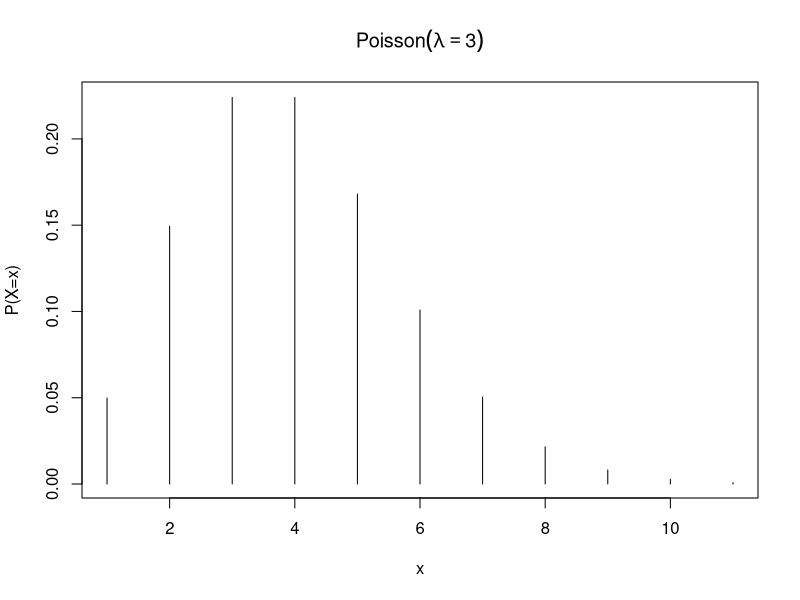
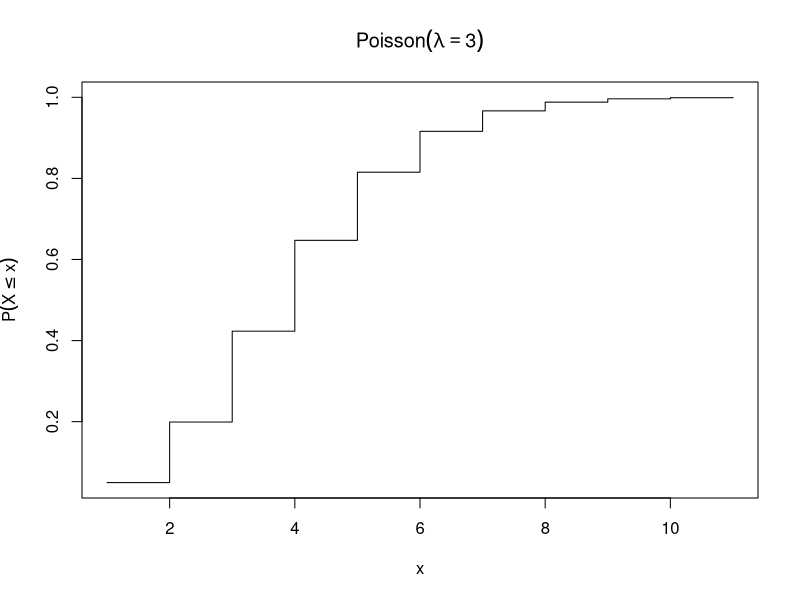
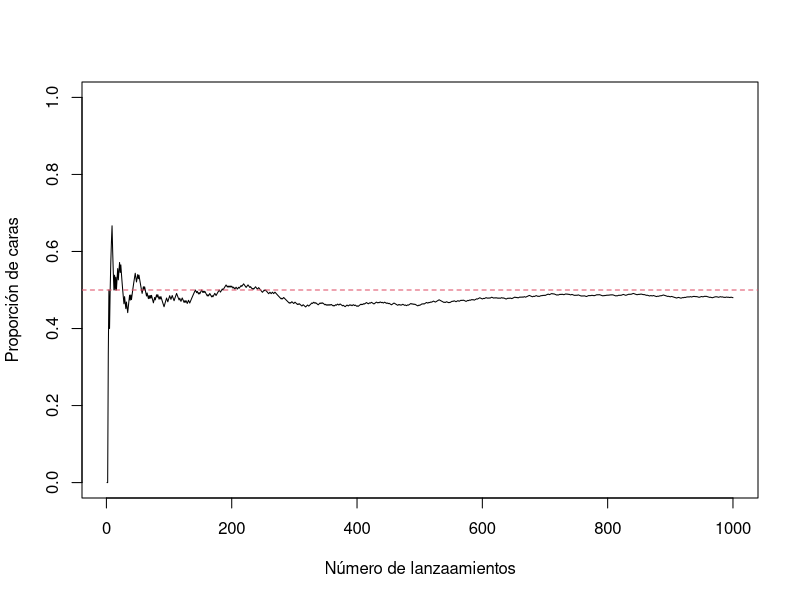
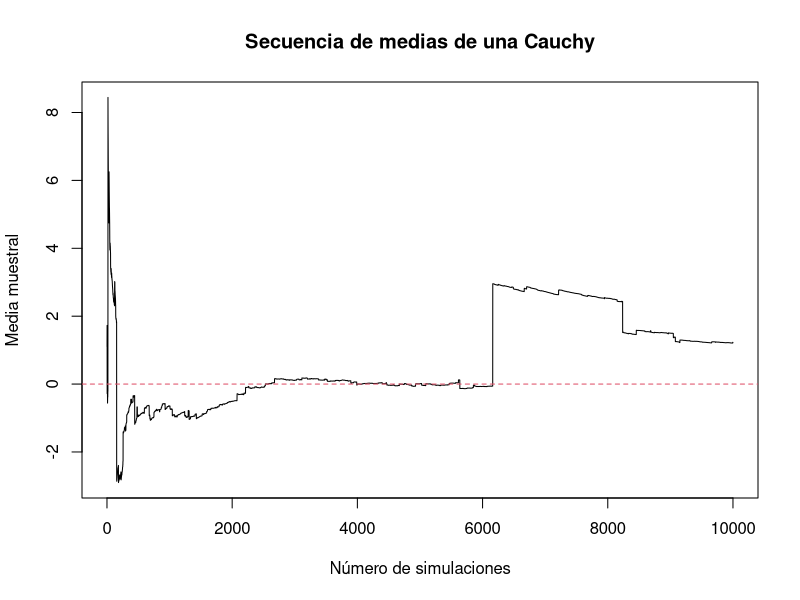
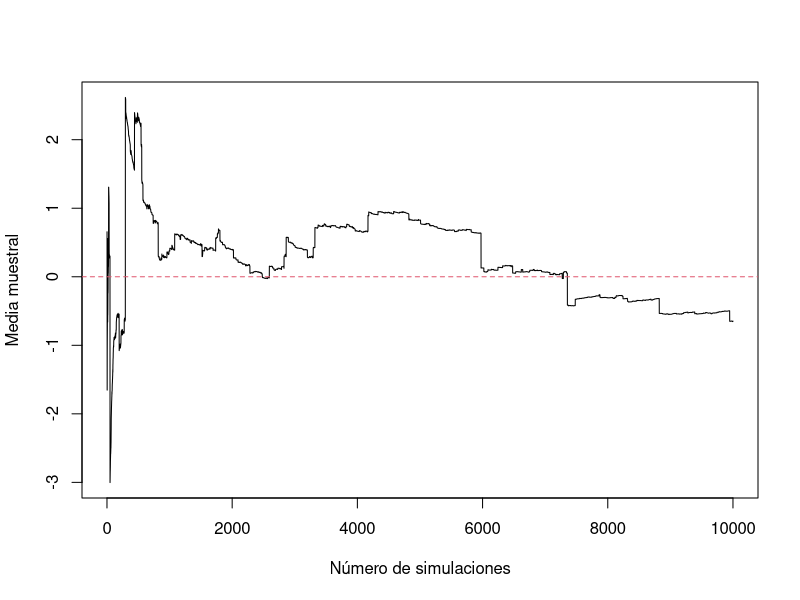
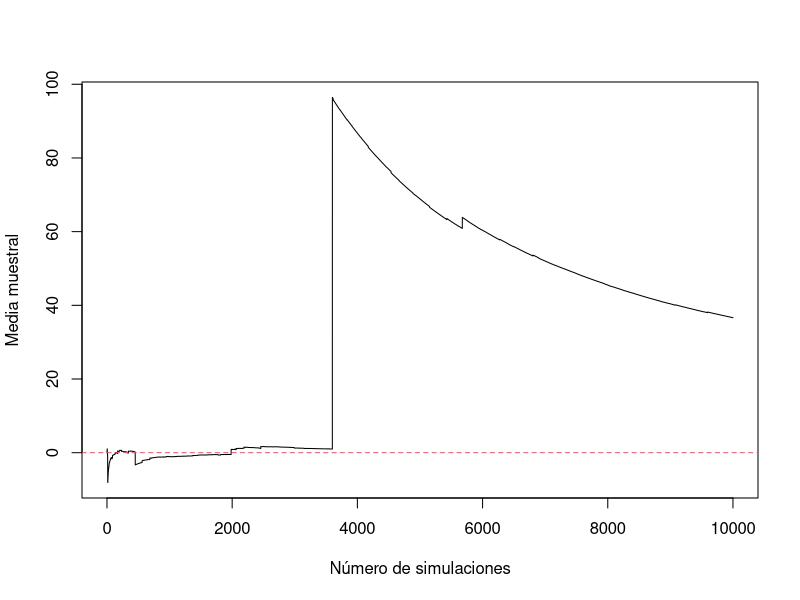
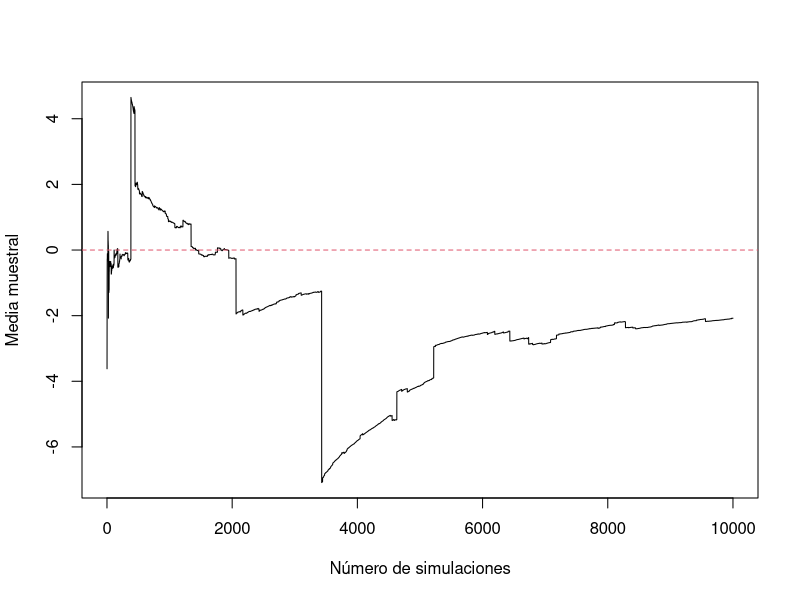
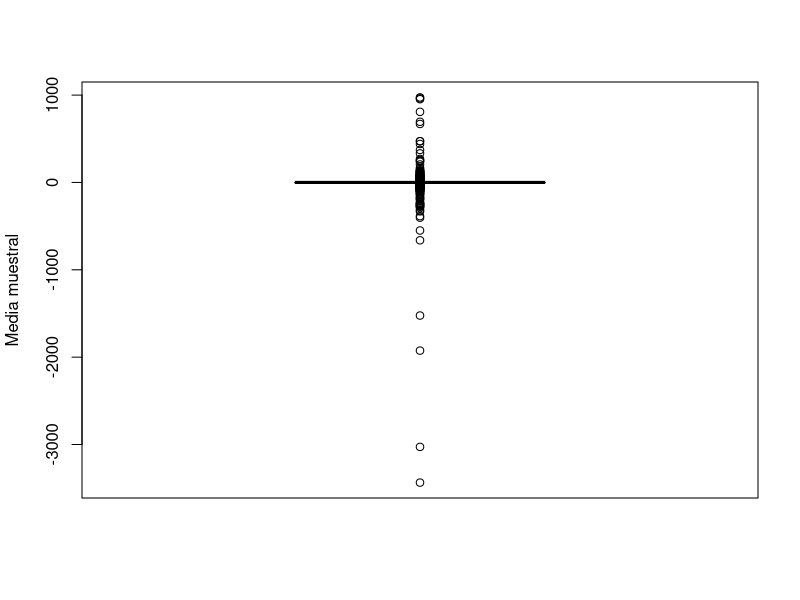

Generate these figures, in order, with R: (Note: this script raises an error after producing the figures.)

# 5.2 Generación de números pseudo-aleatorios y distribuciones de probabilidad en R
rnorm(n = 10, mean = 10, sd = 2) # Normal con media 10 y desviación típica 2
runif(10) # Uniforme en (0,1)
rpois(n = 10, lambda = 1) # Poisson con media 1

sample(1:5, 5) # permutación
sample(1:5, 10, replace = TRUE) # muestra con reemplazo
sample(c(0, 1), 5, replace = TRUE, prob = c(0.4, 0.5)) # Bernoulli
sample(cars$speed, 3) # tres valores aleatorios de cars$speed

mx <- numeric()
for (i in 1:10) {
    set.seed(i)
    x <- rnorm(100, mean = 2)
    mx[i] <- mean(x)
}
mean(mx)

dpois(x = 0:10, lambda = 3)
plot(
    dpois(x = 0:10, lambda = 3),
    type = "h",
    xlab = "x",
    ylab = "P(X=x)",
    main = expression(Poisson(lambda == 3))
)

plot(ppois(q = 0:10, lambda = 3),
    type = "s", xlab = "x", ylab = expression(P(X <= x)),
    main = expression(Poisson(lambda == 3))
)
qnorm(0.025, lower.tail = FALSE) # valor crítico (Normal) alpha=0.05

# 5.3 Ley de los grandes números
# Probamos primero algunos lanzamientos (uno, diez):
sample(c(cara = 1, cruz = 0), 1, replace = TRUE, prob = c(0.5, 0.5))
x <- sample(c(cara = 1, cruz = 0), 10, replace = TRUE, prob = c(0.5, 0.5))
x
mean(x) # frecuencia relativa de cara en 10 lanzamientos
x <- sample(c(cara = 1, cruz = 0), 50, replace = TRUE, prob = c(0.5, 0.5))
mean(x) # frecuencia relativa de cara en 50 lanzamientos

# Representamos gráficamente la solución
set.seed(1) # para poder reproducir los resultados de abajo
nsim <- 1000
x <- sample(c(cara = 1, cruz = 0), nsim, replace = TRUE, prob = c(0.5, 0.5))
n <- 1:nsim
plot(n, cumsum(x) / n,
    type = "l", ylab = "Proporción de caras",
    xlab = "Número de lanzaamientos", ylim = c(0, 1)
)
abline(h = 0.5, lty = 2, col = 2)

# 5.3.2. Detección de problemas de convergencia
# Esperanza no finita
set.seed(1)
nsim <- 10000
x <- rcauchy(nsim)
n <- 1:nsim
plot(n, cumsum(x) / n,
    type = "l", ylab = "Media muestral",
    xlab = "Número de simulaciones",
    main = "Secuencia de medias de una Cauchy"
)
abline(h = 0, lty = 2, col = 2)

# probando con varias semillas
for (i in 2:4) {
    set.seed(i)
    x <- rcauchy(nsim)
    plot(n, cumsum(x) / n,
        type = "l", ylab = "Media muestral",
        xlab = "Número de simulaciones"
    )
    abline(h = 0, lty = 2, col = 2)
}
# cajas para observar
for (i in 2:4) {
    set.seed(i)
    x <- rcauchy(nsim)
    boxplot(x, ylab = "Media muestral")
}

# 5.3.3  Precisión de la aproximación

# ~~> intervalos de confianza
# Teorema central del límite: Teorema Central del Límite.
# Dada una secuencia X1, ..., Xn variables aleatorias iid
# con esperanza E[Xi] = µ y varianza V(Xi) = s^2 < 8
# ==> Z_n = (mean(c(X1,...Xn)) - \mu )/(\sigma/sqrt(n))
# para n --> \infty
# ~~> intervalo de confianza
# ...

set.seed(1)
nsim <- 10000
x <- rnorm(nsim)
# Aproximación de la media:
mean(x)
# error estándar
sd(x) / sqrt(nsim)
# error máximo admisible al nivel de confianza 0.95
qnorm(0.975) * sd(x) / sqrt(nsim)

# representamos con intervalos de confianza
n <- 1:nsim
# medias muestrales para n=1,2,...,nsim
estim <- cumsum(x) / n
# correspondientes errores de estimación
# por simplicidad con varianza muestral en lugar de cuasivarianza
estim.err <- sqrt(cumsum((x - estim)^2)) / n
# gráfico de convergencia
plot(n, estim,
    type = "l", xlab = "Número de simulaciones",
    ylab = "Aproximación de la media y error", ylim = c(-1, 1)
)
# media teórica:
abline(h = 0, col = 2)
# intevalos de confianza (1-alpha=0.95)
z <- qnorm(0.975)
lines(estim - z * estim.err, lty = 3, lwd = 2, col = "blue")
lines(estim + z * estim.err, lty = 3, lwd = 2, col = "blue")

# Ejercicio. Comprueba y visualiza la convergencia en el caso variables con distribución
# uniforme, U(-3, 3).

# --------------------------------------------------------------------------------
# descando
# --------------------------------------------------------------------------------

# 5.3.4. Determinación del número de simulaciones

# En el caso en que la varianza de las X_i, \sigma^2 sea conocida, resolver el problema es
# determinar n tal que z_{\alpha/2} * \sigma / \sqrt(n) < \epsilon
# n = (z_{\alpha/2} \sigma / \epsilon )^2

# Ejercicio. Calcular el número de simulaciones necesario para aproximar la media µ
# de la siguientes distribuciones con un error máximo admisible de 0.1|µ|:
# 1. Normal con media µ = 10 y desviación típica s = 5.
# 2. Chi-cuadrado con 10 grados de libertad (µ = 10, s^2 = 2 * µ).
# 3. Poisson con parámetro <U+03BB> = 10 (µ = 10, s^2 = µ)

determina.n <- function(epsilon, sigma, alpha) {
    z <- qnorm(alpha / 2, lower.tail = F)
    n <- z * sigma / epsilon
    return(n^2)
}
# 1.
determina.n()
# 2.
# 3.

# --------------------------------------------------------------------------------

# En el caso \sigma^2 desconocidam, ste algoritmo
# 1. Fijar tamaño inicial n0.
# 2. Generarlos.
# 3. Si querías más precisión, genera


# --------------------------------------------------------------------------------
# Integración de MC
# Clásica
# Observación: la integral de h en [0,1] es la esperanza de h(X) con X ~> U(0,1)

# EG int. en [0,1] de 4x^4
h <- function(x) (4 * x^4) * (x > 0 & x < 1)
# visualizamos la función en el dominio de integración
curve(h, 0, 1)
# fijamos el número de simulaciones (n=nsim)
nsim <- 100
# calculamos la aproximación
set.seed(1)
x <- runif(nsim) # x1,...,xn
hx <- sapply(x, h) # h(x1),...h(xn)
mean(hx) # la aproximación final
# valor exacto
4 / 5
# --------------------------------------------------------------------------------
# gráfica de ello:
nsim <- 1000
set.seed(1)
x <- runif(nsim)
hx <- sapply(x, h)
# aproximaciones para $n=1,...,nsim$
estim <- cumsum(hx) / (1:nsim)
# errores de estimación correspondientes
estim.err <- sqrt(cumsum((hx - estim)^2)) / (1:nsim)
plot(1:nsim, estim,
    type = "l", ylab = "Aproximación y límites de error",
    xlab = "Número de simulaciones"
)
z <- qnorm(0.025, lower.tail = FALSE)
lines(estim - z * estim.err, col = "blue", lwd = 2, lty = 3)
lines(estim + z * estim.err, col = "blue", lwd = 2, lty = 3)
abline(h = 4 / 5, col = 2)
# Aproximación final y su error
estim[nsim]
estim.err[nsim]
# --------------------------------------------------------------------------------
# Caso general: integrales con límites infinitos
# idea: factorizar la función en producto de f densidad por otra
# I = \int h(x) = \int c(x)f(x) = E[c(X)]
# ~~> I \aproxeq 1/n \sum c(X_i)
# EG \int_2^\infty \frac{e^{-x^2/2}}{\sqrt{2\pi}}dx
# ~~> c(x) = I(x>2)

nsim <- 1000
set.seed(1)
x <- rnorm(nsim) # x1,...,xn
cc <- function(x) (x > 2)
cx <- cc(x) ## c(x1),...,c(xn)
# aproximación:
mean(cx)
# error
qnorm(0.025, lower.tail = FALSE) * sd(cx) / sqrt(nsim)
# valor exacto
pnorm(2, lower.tail = FALSE)
# --------------------------------------------------------------------------------
# ej la misma integral pero con límite inferior en 4.5
nsim <- 1000
set.seed(1)
x <- rnorm(nsim) # x1,...,xn
cc <- function(x) (x > 4.5)
cx <- cc(x) ## c(x1),...,c(xn)
# aproximación:
mean(cx)
# error
qnorm(0.025, lower.tail = FALSE) * sd(cx) / sqrt(nsim)
# valor exacto
pnorm(4.5, lower.tail = FALSE)
# Falla para valores muy pequeños

#
# --- 5.4.2 MUESTREO POR IMPORTANCIA ---------------------------------------------------
#

# Idea: cambiar la función de densidad por otra con una cola más pesada
# generar Z_1..Z_n desde f densidad g(z) con soporte incluyendo el de f(x)
# I = \int c(x) f(x) dx = \int c(z) w(z) g(z) dz = E[c(Z)w(Z)]
# w(z) = f(z)/g(z)
# ~~> I \aproxeq 1/n \sum c(Z_i)w(z_i)

nsim <- 1000
set.seed(1)
z <- rexp(nsim) + 4.5
w <- dnorm(z) / dexp(z - 4.5)
boxplot(w)
# aproximación:
mean(w)

# error
qnorm(0.025,lower.tail=FALSE)*sd(w)/sqrt(nsim)
